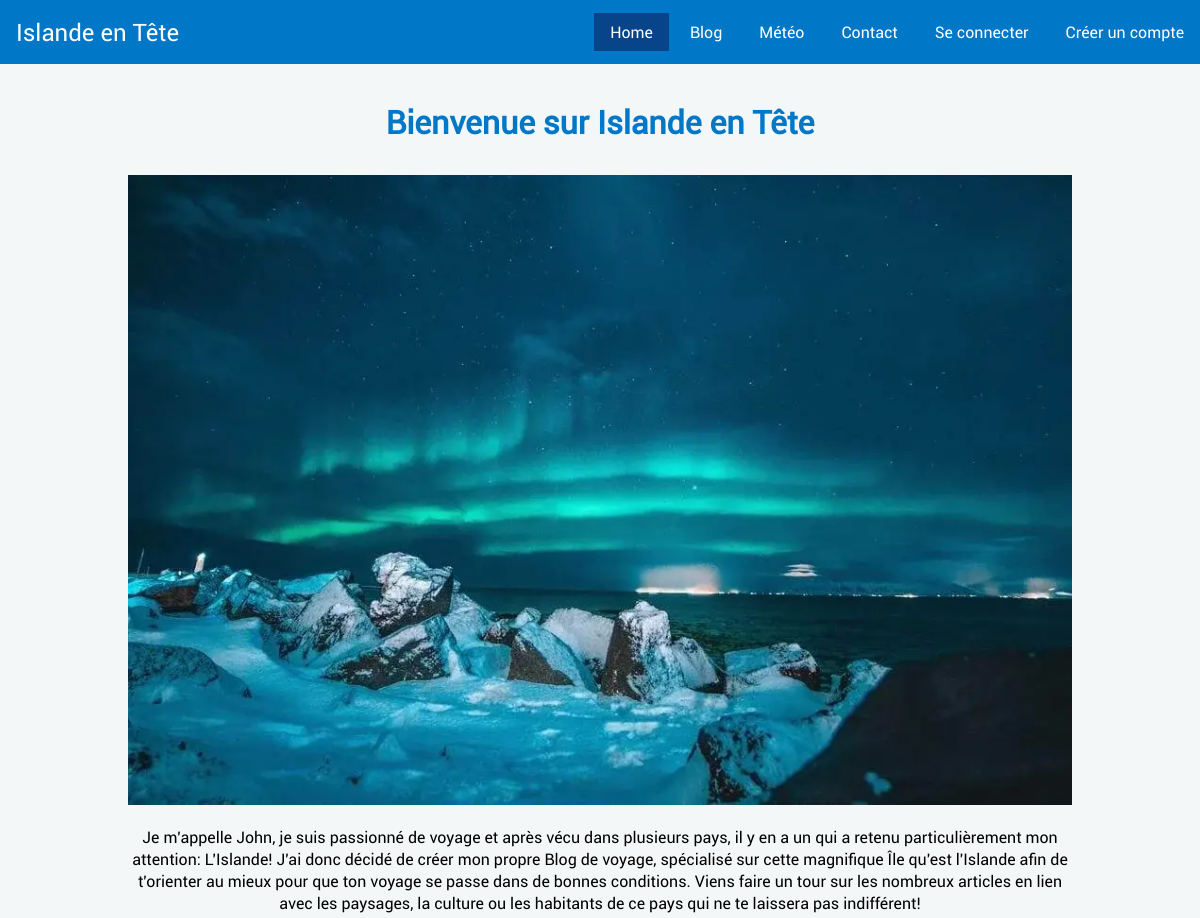
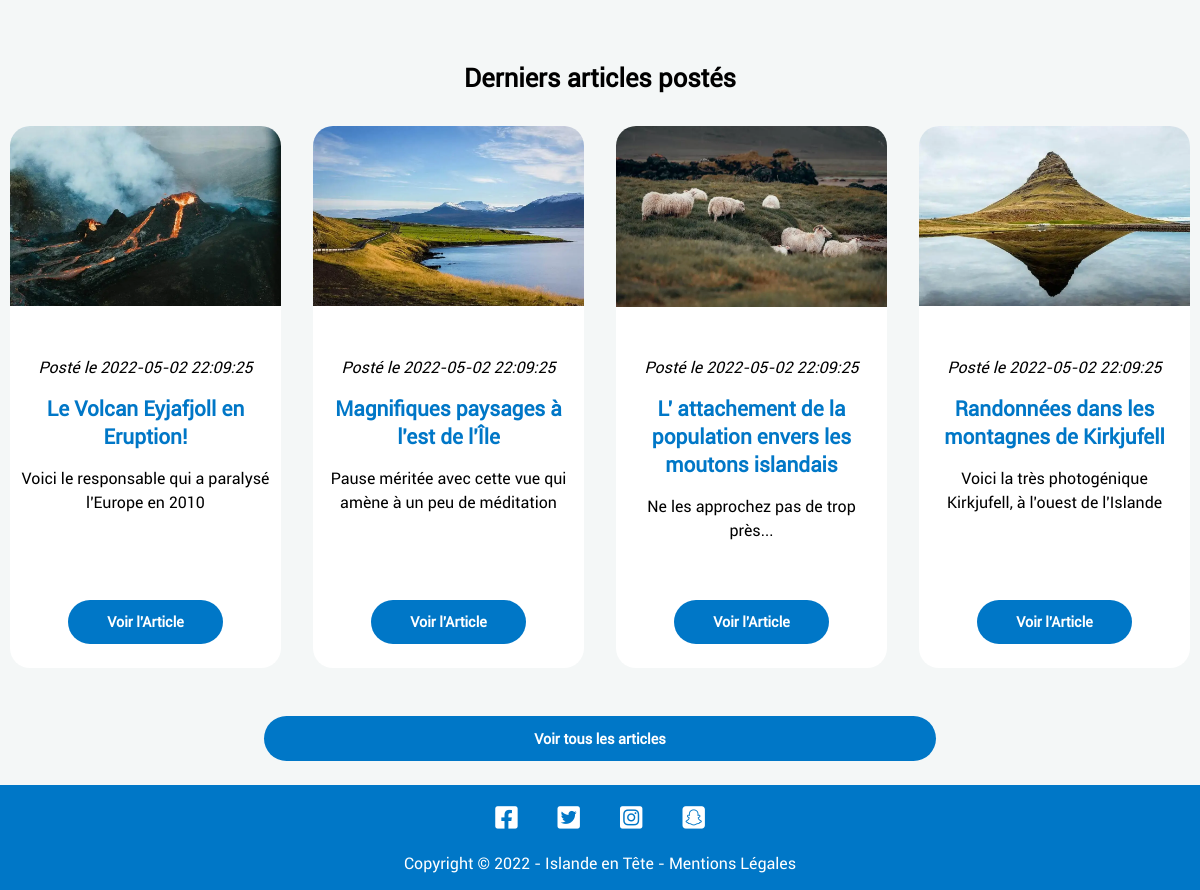
The page / on the database its author committed (2 pictures, top to bottom).
### tables this page shows
CREATE TABLE `presentation` (
  `id` int(11) NOT NULL,
  `url_image` varchar(255) NOT NULL,
  `content` text NOT NULL,
  `alt_image` varchar(255) NOT NULL
);

CREATE TABLE `article` (
  `id` int(11) NOT NULL,
  `title` varchar(255) NOT NULL,
  `url_image` varchar(255) NOT NULL,
  `alt_image` varchar(255) NOT NULL,
  `accroche` varchar(255) NOT NULL,
  `content` text NOT NULL,
  `id_category` int(10) UNSIGNED NOT NULL,
  `created_at` datetime NOT NULL DEFAULT current_timestamp()
);

### app/Controllers/FrontController.php (called while the page is built, shortened)
<?php
class FrontController
{
    function home()
    {
        $homeManager = new \ProjetBlogKercode\Models\UserModel();
        $presentation = $homeManager->getPresentation();
        $lastarticles = $homeManager->getLastArticles();
        require "app/Views/front/home.php";
    }
}

### app/Models/UserModel.php (called while the page is built, shortened)
<?php
class UserModel extends Manager
{
    public function getPresentation()
    {
        $bdd = $this->dbConnect();
        $req = $bdd->prepare("SELECT url_image, alt_image, content FROM presentation");
        $req->execute();
        return $req->fetch();
    }
    public function getLastArticles()
    {
        $bdd = $this->dbConnect();
        $req = $bdd->prepare("SELECT id, title, url_image, alt_image, accroche, created_at FROM article ORDER BY id DESC LIMIT 4");
        $req->execute();
        return $req->fetchAll();
    }
}

### app/Views/front/home.php (the view, shortened to what this page needs)
<section id="presentation">
    <div class="bloc-presentation">
        <h1>Bienvenue sur Islande en Tête</h1>
        <img src="<?= $presentation['url_image']; ?>" alt="<?= $presentation['alt_image']; ?>">
        <p class="content-presentation"><?= strip_tags($presentation['content']); ?></p>
    </div>
</section>
<section id="last-articles">
    <h2>Derniers articles postés</h2>
    <div class="article-container">
        <?php foreach ($lastarticles as $lastarticle){
            ?>
        <article class="article-card">
            <figure class="article-image">
                <img src="<?= $lastarticle['url_image']; ?>" alt="<?= $lastarticle['alt_image']; ?>">
            </figure>
            <div class="content-article">
                <p class="date-article">Posté le <time
                        datetime="<?= $lastarticle['created_at']; ?>"><?= $lastarticle['created_at']; ?></time></p>
                <h3 class="article-title"><?= $lastarticle['title']; ?></h3>
                <p class="accroche"><?= $lastarticle['accroche']; ?></p>
            </div>
            <a title="article" class="btn-form" href="article&id=<?= $lastarticle['id']; ?>">Voir l'Article</a>
        </article>
        <?php }; ?>
    </div>
    <a class="btn-form" href="blog" title="blog">Voir tous les articles</a>
</section>
<?php $content = ob_get_clean(); ?>
<?php require 'template/template.php';

### index.php (shortened to what this page needs)
<?php
try{
    $frontController = new \ProjetBlogKercode\Controllers\FrontController();
    $backController = new \ProjetBlogKercode\Controllers\AdminController();
    if(isset($_GET['action']) && !empty($_GET['action'])){
        if($_GET['action'] == 'home') {
            $frontController->home();
        }
        elseif($_GET['action'] == 'blog'){
            $query = $_POST['query'] ?? "";
            if (isset($_GET['page']) && !empty($_GET['page'])) {
                $currentPage = (int) strip_tags($_GET['page']);
            } else {
                $currentPage = 1;
            }
            $frontController->blog($query, $currentPage);
        }
        elseif($_GET['action'] == 'article'){
            $id = $_GET['id'];
            if(!$id){
                header('Location: blog');
            }
            else{
                $frontController->article($_GET['id']);
            }
        }
        elseif($_GET['action'] == 'article&id='){
            $frontController->article($_GET['id']);
        }
        elseif($_GET['action'] == 'meteo'){
            $frontController->meteo();
        }
        elseif($_GET['action'] == 'contact'){
            $frontController->contact();
        }
        elseif($_GET['action'] == 'createUser'){
            $frontController->createPageCreationCompte();
        }
        elseif($_GET['action'] == 'StoreUser'){
            $pseudo = htmlspecialchars($_POST['pseudo']);
            $mail = htmlspecialchars($_POST['mail']);
            $pass = htmlspecialchars($_POST['password']);
            $password = password_hash($pass, PASSWORD_DEFAULT);
            $erreur = $frontController->createUser($pseudo, $mail, $password);
        }
        elseif($_GET['action'] == 'connexion'){
            $frontController->connect();
        }
        elseif($_GET['action'] == 'deconnexion'){
            $frontController->deconnexion();
        }
        elseif ($_GET['action'] == 'connectUser'){
            $mail = htmlspecialchars($_POST['mail']);
            $password = $_POST['password'];
            if (!empty($mail) && filter_var($mail, FILTER_VALIDATE_EMAIL) && !empty($password)){
                $frontController->connexion($mail, $password);
            } else {
                throw new Exception("Veuillez renseigner vos identifiants pour vous connecter à votre session");
            }
        }
        elseif($_GET['action'] == 'dashboardUser'){
            if(isset($_SESSION['id']) && (isset($_SESSION['role']) && ($_SESSION['role'] == "0"))){
                $frontController->dashboardUser();
            }
            else {
                throw new Exception("Veuillez renseigner vos identifiants pour vous connecter à votre session");
            }
        }
        elseif($_GET['action'] == 'mentionsLegales'){
            $frontController->mentionsLegales();
        }
        elseif ($_GET['action'] == 'contactPost') {
            $lastname = htmlspecialchars($_POST['lastname']);
            $firstname = htmlspecialchars($_POST['firstname']);
            $mail = htmlspecialchars($_POST['mail']);
            $phone = htmlspecialchars($_POST['phone']);
            $objet = htmlspecialchars($_POST['objet']);
            $msg = htmlspecialchars($_POST['msg']);
            if (!empty($lastname) && (!empty($firstname) && (!empty($mail) && (!empty($phone) && (!empty($objet) && (!empty($msg))))))) {
                $frontController->contactPost($lastname, $firstname, $mail, $phone, $objet, $msg);
            } else {
                throw new Exception('Tous les champs ne sont pas remplis, A vous de jouer !!');
            }
        }
        elseif($_GET['action'] == 'error404'){
            throw new Exception("La page n'existe pas, error 404");
        }
         elseif($_GET['action'] == 'dashboard'){
            if(isset($_SESSION['id']) && (isset($_SESSION['role']) && ($_SESSION['role'] == "1"))){
                $backController->dashboard();
            }
            else {
                throw new Exception("Veuillez renseigner vos identifiants pour vous connecter à votre session");
            }
        }
        elseif($_GET['action'] == 'listeMembre'){
            $backController->afficherListeMembre();
        }
        elseif($_GET['action'] == 'bannirMembre'){
            $backController->bannirMembre($_GET['id']);
        }
        elseif($_GET['action'] == 'montrerMembre'){
            $backController->montrerMembre($_GET['id']);
        }
        elseif($_GET['action'] == 'listeArticle'){
            $backController->afficherListeArticle();
        }
        elseif($_GET['action'] == 'afficheArticle'){
            $backController->afficherArticle($_GET['id']);
        }
        elseif($_GET['action'] == 'ajouterArticle'){
            $backController->ajouterArticle();
        }
        elseif($_GET['action'] == 'validerAjoutArticle'){
            $backController->validerAjoutArticle();
        }
        elseif($_GET['action'] == 'supprimerArticle'){
            $backController->supprimerArticle($_GET['id']);
        }
        elseif($_GET['action'] == 'modifierArticle'){
            $backController->modifierArticle($_GET['id']);
        }
        elseif($_GET['action'] == 'validerModifArticle'){
            $backController->validerModifArticle();
        }
        elseif($_GET['action'] == 'listeCommentaire'){
            $backController->afficherListeCommentaire();
        }
        elseif($_GET['action'] == 'supprimerComment'){
            $backController->supprimerComment($_GET['id']);
        }
        elseif($_GET['action'] == 'montrerComment'){
            $backController->montrerComment($_GET['id']);
        }
        elseif($_GET['action'] == 'listeMail'){
            $backController->afficherListeMail();
        }
        elseif($_GET['action'] == 'supprimerMail'){
            $backController->supprimerMail($_GET['id']);
        }
        elseif($_GET['action'] == 'montrerMail'){
            $backController->montrerMail($_GET['id']);
        }
        else {
            throw new Exception("La page n'existe pas", 404);
        }
} else{
    $frontController->home();
}
} catch(Exception $e){
    eCatcher($e);
    if($e->getCode() === 404){
        require "app/Views/front/errorLoading.php";
  } else {
    require "app/Views/front/oups.php";
  }
} catch(Error $e) {
  eCatcher($e);
  require "app/Views/front/oups.php";
}

### app/Views/front/template/template.php (shortened to what this page needs)
<!DOCTYPE html>
<html lang="fr">
<head>
    <link rel="stylesheet" href="https://cdnjs.cloudflare.com/ajax/libs/font-awesome/6.0.0/css/all.min.css"
 />
    <link rel="stylesheet" href="app/Public/style/style.css">
</head>
<body>
    <header>
        <div class="container">
            <nav class="navbar">
                <a href="home" class="blog-title" title="home">Islande en Tête</a>
                <div class="navbar-links">
                    <ul class="nav-list">
                        <li><a href="home" class="nav-link active" title="home">Home</a></li>
                        <li><a href="blog" class="nav-link" title="blog">Blog</a></li>
                        <li><a href="meteo" class="nav-link" title="meteo">Météo</a></li>
                        <li><a href="contact" class="nav-link" title="contact">Contact</a></li>
                        <?php
                        if (isset($_SESSION['role']) && ($_SESSION['role'] == "1")) :
                        ?>
                        <li><a href="dashboard" title="dashboard">Mon Compte</a></li>
                        <li><a href="deconnexion" title="deconnexion">Déconnexion</a></li>
                        <?php
                        elseif (isset($_SESSION['role']) && ($_SESSION['role'] == "0")) :
                            ?>
                        <li><a href="dashboardUser" title="dashboard utilisateur">Mon Compte</a></li>
                        <li><a href="deconnexion" title="deconnexion">Déconnexion</a></li>
                        <?php
                        else :
                        ?>
                        <li><a href="connexion" class="nav-link" title="connexion">Se connecter</a></li>
                        <li><a href="createUser" class="nav-link" title="creer compte">Créer un compte</a></li>
                        <?php
                        endif;
                        ?>
                    </ul>
                </div>
            </nav>
        </div>
    </header>
    <main id="main-dashboard-user">
        <div class="container">
            <?= $content ?>
        </div>
    </main>
    <footer>
        <div class="container">
            <div id="reseaux">
                <ul class="icons">
                    <li><a href="#" title="facebook"><i class="fa-brands fa-facebook-square"></i></a>
                    </li>
                    <li><a href="#" title="twitter"><i class="fa-brands fa-twitter-square"></i></a></li>
                    <li><a href="#" title="instagram"><i class="fa-brands fa-instagram-square"></i></a></li>
                    <li><a href="#" title="snapchat"><i class="fa-brands fa-snapchat-square"></i></a></li>
                </ul>
            </div>
            <p class="copyright">Copyright &copy; <?= date("Y"); ?> - Islande en Tête - <a href="mentionsLegales"
                    title="mentions légales" target="_blank">Mentions Légales</a></p>
        </div>
    </footer>
</body>
</html>

### app/Public/style/style.css (style rules this page uses)
:root { --mainColor: #0077C7; --mainLightColor: #58A2D4; --mainSuperLightColor: #a7d0ec; --bodyColor: #f4f7f7; --icon-dark: #616161; }
body { font-family: 'Roboto', sans-serif; height: 100%; position: relative; background-color: var(--bodyColor); }
h1 { font-size: 1.5rem; margin: 2rem 0; text-align: center; }
a { text-decoration: none; color: black; }
li { list-style: none; }
header { width: 100%; background-color: var(--mainColor); position: fixed; width: 100%; z-index: 1; top: 0; }
#main-dashboard-user { margin-top: 100px; }
.container { max-width: 1200px; margin: 0 auto; }
footer { background-color: var(--mainColor); position: absolute; width: 100%; }
.icons { display: flex; justify-content: center; }
.icons li { padding: 20px; }
.icons i { color: white; transition: all 0.3s ease-out; font-size: 1.6rem; }
.icons a { display: inline-block; }
.icons a::before { transform: scale(1); content: ""; border-radius: 100%; display: block; background: var(--icon-dark); }
.copyright { text-align: center; padding-bottom: 1rem; color: white; }
.copyright a { color: white; }
.blog-title { font-size: 1.5rem; margin: 1rem; color: white; display: block; }
.navbar { display: flex; justify-content: space-between; align-items: center; background-color: var(--mainColor); color: white; flex-direction: column; align-items: flex-start; }
.navbar-links { display: none; width: 100%; }
.navbar-links ul { margin: 0; padding: 0; display: flex; width: 100%; flex-direction: column; }
.navbar-links li { text-align: center; }
.navbar-links li:not(:last-child) { margin-right: 5px; }
.navbar-links li a { text-decoration: none; color: white; padding: 1rem; display: block; padding: 0.5rem 1rem; }
#presentation { margin: 10px; text-align: center; }
.bloc-presentation h1 { color: var(--mainColor); font-size: 2rem; }
.bloc-presentation img { width: 100%; margin-bottom: 1rem; }
#last-articles { margin: 10px; text-align: center; }
#last-articles h2 { font-size: 1.6rem; margin: 4rem 0 2rem; }
.article-container { display: grid; grid-template-columns: repeat(auto-fill, minmax(250px, 1fr)); gap: 2rem; }
.article-card { background-color: white; border-radius: 20px; transition: 0.5s; }
.article-image { overflow: hidden; }
.article-image img { max-width: 100%; height: auto; border-radius: 20px 20px 0 0; }
.article-title { margin: 1rem 0; color: var(--mainColor); font-size: 1.3rem; }
.accroche { font-size: 1rem; line-height: 1.5rem; margin: 0; }
.btn-form { display: block; padding: 1rem 2rem; background-color: var(--mainColor); color: white; border: none; font-weight: 600; border-radius: 50px; margin: 20px auto; text-align: center; width: 67%; }
.content-article { padding: 10px; }
.date-article { font-style: italic; }
.btn-form { padding: 0.8rem 2rem; background-color: var(--mainColor); color: white; border: none; font-weight: 600; border-radius: 50px; margin: 3rem auto 1.5rem; text-align: center; width: 67%; cursor: pointer; font-size: 0.9rem; display: block; }
@media screen and (min-width: 768px) { .bloc-presentation img { width: 80%; } }
@media screen and (min-width: 768px) { .content-presentation { width: 80%; text-align: center; margin: 0 auto; } }
@media screen and (min-width: 768px) { .article-card { display: grid; grid-template-rows: 220px 1fr; } }
@media screen and (min-width: 768px) { .btn-form { width: 57%; } }
@media screen and (min-width: 1024px) { .navbar { flex-direction: row; align-items: center; } }
@media screen and (min-width: 1024px) { .navbar-links { display: flex; width: auto; } }
@media screen and (min-width: 1024px) { .navbar-links ul { flex-direction: row; } }
@media screen and (min-width: 1024px) { .active, .navbar-links li:hover { background-color: #074489; } }

### rows shown on the page
presentation: url_image (picture), content "Je m'appelle John, je suis passionné de voyage et après vécu dans plusieurs pays, il y en a un qui a retenu particulièrement mon attention: L'Islande! J'ai donc décidé de créer mon propre Blog de voyage, spécialisé sur cette magnifique Île qu'est l'Islande afin de t'orienter au mieux pour que ton voyage se passe dans de bonnes conditions. Viens faire un tour sur les nombreux articles en lien avec les paysages, la culture ou les habitants de ce pays qui ne te laissera pas indifférent!"
article: url_image (picture), created_at "2022-05-02 22:09:25", title "Le Volcan Eyjafjoll en Eruption!", accroche "Voici le responsable qui a paralysé l'Europe en 2010"
article: url_image (picture), created_at "2022-05-02 22:09:25", title "Magnifiques paysages à l'est de l'Île", accroche "Pause méritée avec cette vue qui amène à un peu de méditation"
article: url_image (picture), created_at "2022-05-02 22:09:25", title "L' attachement de la population envers les moutons islandais", accroche "Ne les approchez pas de trop près..."
article: url_image (picture), created_at "2022-05-02 22:09:25", title "Randonnées dans les montagnes de Kirkjufell", accroche "Voici la très photogénique Kirkjufell, à l'ouest de l'Islande"
